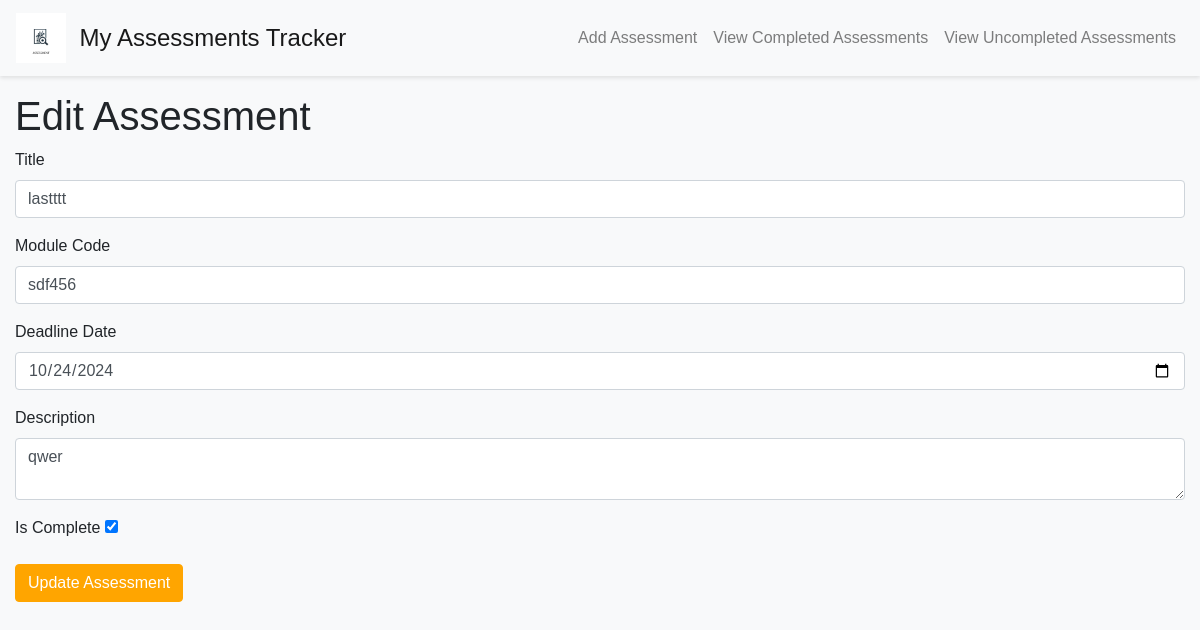
Page /edit/4 on the earlier database version.
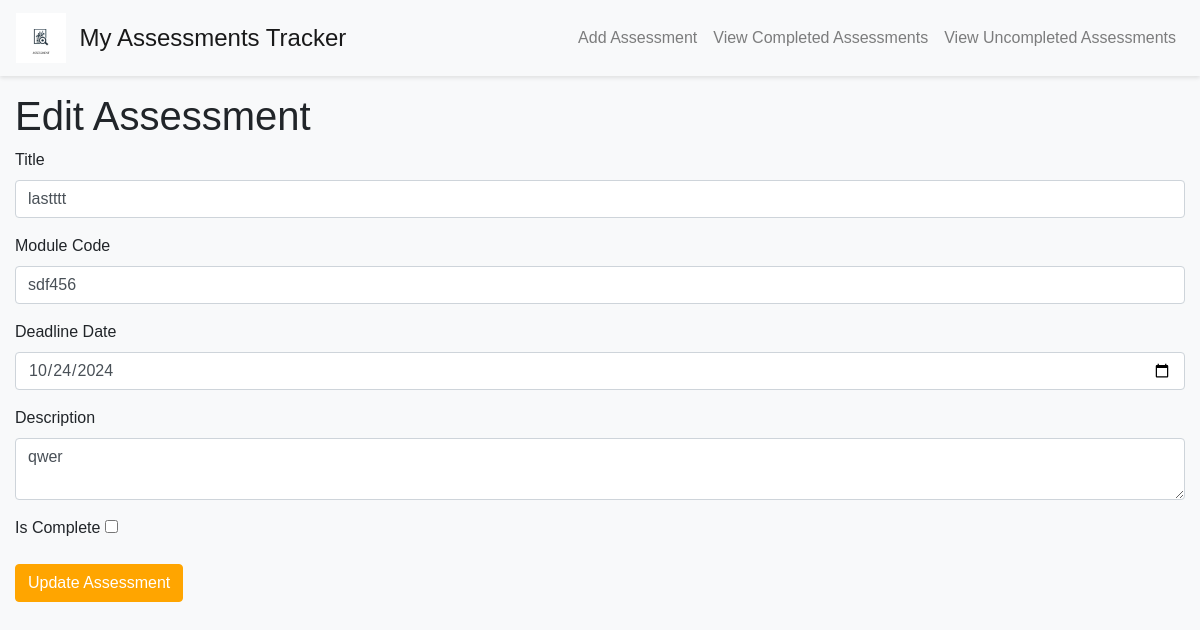
Same page on the later database version.
### app/models.py (models this page shows)
class Assessment(db.Model):
    id = db.Column(db.Integer, primary_key=True)
    title = db.Column(db.String(100), nullable=False)
    module_code = db.Column(db.String(20), nullable=False)
    deadline_date = db.Column(db.DateTime, nullable=False)
    description = db.Column(db.Text, nullable=False)
    is_complete = db.Column(db.Boolean, default=False)

### app/views.py (the view, shortened to what this page needs)
@app.route('/edit/<int:assessment_id>', methods=['GET', 'POST'])
def edit_assessment(assessment_id):
    assessment = Assessment.query.get_or_404(assessment_id)
    form = AssessmentForm(obj=assessment)
    next_page = request.args.get('next', 'index')  # Defaults to 'index' if no 'next' is provided
    return render_template('edit_assessment.html', title='Edit Assessment', form=form, assessment=assessment)

### app/forms.py (shortened to what this page needs)
class AssessmentForm(FlaskForm):
    title = StringField('Title', validators=[DataRequired()])
    module_code = StringField('Module Code', validators=[DataRequired()])
    deadline_date = DateField('Deadline Date', validators=[DataRequired()])
    description = TextAreaField('Description', validators=[DataRequired()])
    is_complete = BooleanField('Is Complete')
    submit = SubmitField('Submit')

### app/templates/edit_assessment.html (shortened to what this page needs)
<!DOCTYPE html>
<html lang="en">
{% extends "base.html" %}
{% block content %}
  <h1>Edit Assessment</h1>
  <form method="post" action="{{ url_for('edit_assessment', assessment_id=assessment.id) }}">
    <div class="form-group">
        {{ form.title.label }}
        {{ form.title(class_="form-control") }}
    </div>
    <div class="form-group">
        {{ form.module_code.label }}
        {{ form.module_code(class_="form-control") }}
    </div>
    <div class="form-group">
        {{ form.deadline_date.label }}
        {{ form.deadline_date(class_="form-control") }}
    </div>
    <div class="form-group">
        {{ form.description.label }}
        {{ form.description(class_="form-control") }}
    </div>
    <div class="form-group">
        {{ form.is_complete.label }}
        {{ form.is_complete() }}
    </div>
    <button type="submit" class="btn btn-primary">Update Assessment</button>
  </form>
{% endblock %}

Differences in the rows shown:
changed Assessment "lastttt": is_complete "☑" → "☐"
